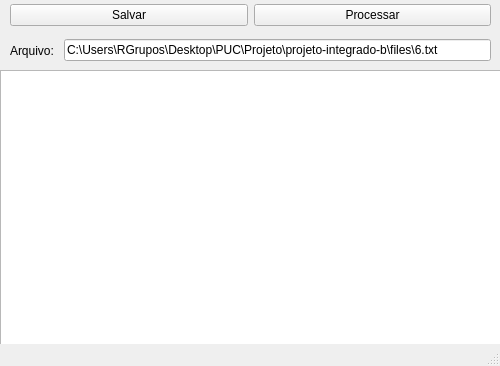
<?xml version="1.0" encoding="UTF-8"?>
<ui version="4.0">
 <class>MainForm</class>
 <widget class="QMainWindow" name="MainForm">
  <property name="geometry">
   <rect>
    <x>0</x>
    <y>0</y>
    <width>500</width>
    <height>366</height>
   </rect>
  </property>
  <property name="font">
   <font>
    <family>Arial</family>
   </font>
  </property>
  <property name="windowTitle">
   <string>MainForm</string>
  </property>
  <property name="tabShape">
   <enum>QTabWidget::Triangular</enum>
  </property>
  <widget class="QWidget" name="centralwidget">
   <widget class="QWidget" name="horizontalLayoutWidget_2">
    <property name="geometry">
     <rect>
      <x>10</x>
      <y>0</y>
      <width>481</width>
      <height>31</height>
     </rect>
    </property>
    <layout class="QHBoxLayout" name="horizontalLayout_2">
     <item>
      <widget class="QPushButton" name="pushButton_2">
       <property name="text">
        <string>Salvar</string>
       </property>
      </widget>
     </item>
     <item>
      <widget class="QPushButton" name="pushButton">
       <property name="text">
        <string>Processar</string>
       </property>
      </widget>
     </item>
    </layout>
   </widget>
   <widget class="QWidget" name="horizontalLayoutWidget">
    <property name="geometry">
     <rect>
      <x>10</x>
      <y>30</y>
      <width>481</width>
      <height>41</height>
     </rect>
    </property>
    <layout class="QHBoxLayout" name="horizontalLayout">
     <item>
      <widget class="QLabel" name="label">
       <property name="text">
        <string>Arquivo: </string>
       </property>
      </widget>
     </item>
     <item>
      <widget class="QLineEdit" name="fileInputName">
       <property name="text">
        <string>C:\Users\RGrupos\Desktop\PUC\Projeto\projeto-integrado-b\files\6.txt</string>
       </property>
      </widget>
     </item>
    </layout>
   </widget>
   <widget class="QWidget" name="verticalLayoutWidget">
    <property name="geometry">
     <rect>
      <x>0</x>
      <y>70</y>
      <width>501</width>
      <height>281</height>
     </rect>
    </property>
    <layout class="QVBoxLayout" name="verticalLayout">
     <item>
      <widget class="QPlainTextEdit" name="fileEditorText"/>
     </item>
    </layout>
   </widget>
  </widget>
  <widget class="QStatusBar" name="statusbar"/>
 </widget>
 <resources/>
 <connections/>
</ui>
